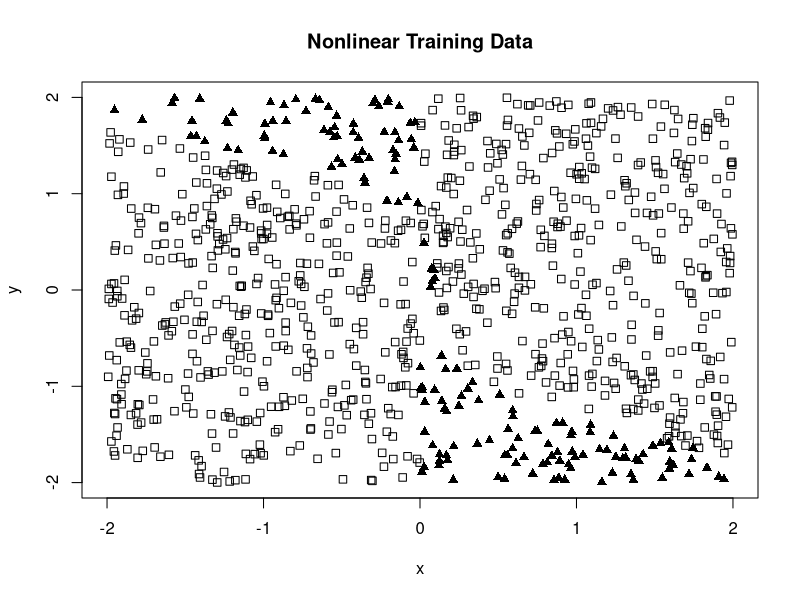
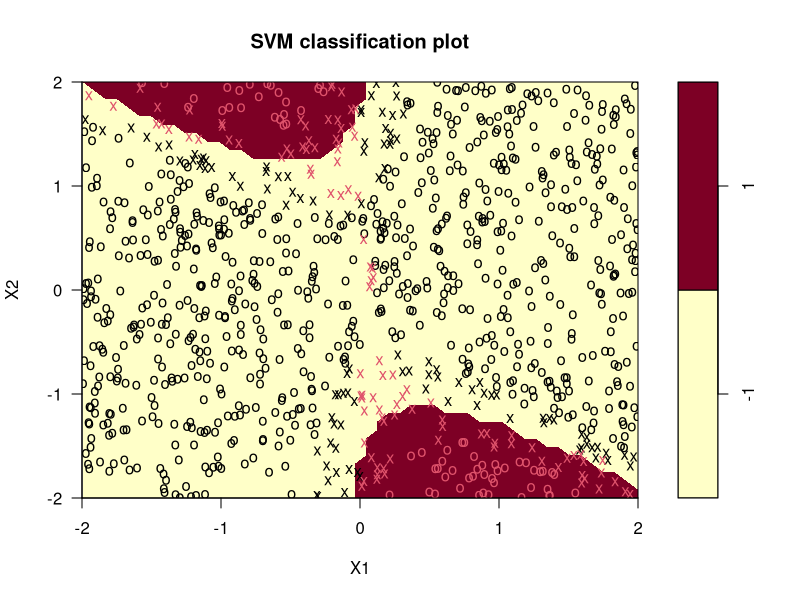

The R script that drew these images, in order:
#This example uses a more complex nonlinear decision boundary
# and introduces C-SVM regularization.


#load the e1071 library
library("e1071")

# This function generates nonlinearly-separable data in two dimensions.
#  a,b,c: the coefficients of x, y, and the bias
#  xmin, xmax: bounds on x values
#  ymin, ymax: bounds on y values
#  npts: number of sample points to generate
sample_nonlinear_data = function(a, b, c, xmin, xmax, ymin, ymax, npts)
{
	#initialize arrays to hold data
	xy = array(0, dim=c(npts, 2))
	cls = array(0, dim=c(npts, 1))
	nGenPnts = 0;
	#create sample data points
	while (nGenPnts < npts) {
		#generate random (x,y) location within bounds
		x = runif(1, min=xmin, max=xmax) #generate uniform random numbers between xmin and xmax
		y = runif(1, min=ymin, max=ymax) #generate uniform random numbers between ymin and ymax
		
		#compute margin of (x,y)
		z = a*x^2 + b*y^3*x + c*cos(y)*sin(x)
		
		#compute class of (x,y)
		xyCls = sign(z)
		
		#save point
		xy[nGenPnts+1, 1] = x
		xy[nGenPnts+1, 2] = y
		cls[nGenPnts+1] = xyCls
		nGenPnts = nGenPnts + 1
	}
	#convert locations and classes into a data frame
	ds = data.frame(xy, cls=as.factor(cls))

	return(ds)
}


# Plot a dataset returned from sample_linear_data
#  ds: the dataset
#  title: the plot title
plot_data = function(ds, title="Dataset")
{
	x = ds[ , 1]
	y = ds[ , 2]
	cls = ds$cls
	
	c1 = cls == levels(cls)[1]
	c2 = cls == levels(cls)[2]
	
	plot(x[c1], y[c1], type="p", pch=0, main=title, xlab="x", ylab="y", ylim=c(-2, 2), xlim=c(-2, 2))
	points(x[c2], y[c2], pch=17)	
}


#compute the zero-one loss, the proportion of mis-classified values
zero_one_loss = function(pred_vals, real_vals)
{
   #convert factors to numeric values
   pred_vals = as.numeric(pred_vals)
   real_vals = as.numeric(real_vals)

   loss = 0	
	#each mis-classification adds one to the sum
	for (i in 1:length(pred_vals)) {
		if (pred_vals[i] != real_vals[i]) {
			loss = loss + 1
		}	
	}
	
	#normalize the loss by the # of predicted values, turning it into a proportion
	result = loss/length(pred_vals)
   return(result)
}


#generate some sample nonlinear data
a = -0.5
b = -0.2
c = 0.05
npts = 1000
trainingData = sample_nonlinear_data(a, b, c, -2, 2, -2, 2, npts)

#visualize the sample data
plot_data(trainingData, "Nonlinear Training Data")

#train a simple linear SVM on the data. Play with different values
# of the regularization parameter "C" and see how predictions do.
# Higher values of C penalize deviations from the training data
# more, which hurts the ability to predict test data. Lower values
# of C have the opposite effect.
svmModel = svm(cls ~ ., data=trainingData, kernel="radial", C=10)
summary(svmModel)

#use the built-in plot.svm function to display decision boundary
#and support vectors
X11() #quartz() on mac, windows() on MS windows - opens a new plot window
plot(svmModel, trainingData, X2 ~ X1, ylim=c(-2, 2), xlim=c(-2, 2))
print(summary(svmModel))

#create 30 test data points for validation
testData = sample_nonlinear_data(a, b, c, -2, 2, -2, 2, 50)

#predict the output of the test data
predClasses = predict(svmModel, testData)

#compute the prediction performance
perf = zero_one_loss(predClasses, testData$cls)

perfStr = sprintf('SVM Performance: %0.1f%% incorrect predictions on test data', perf*100)
print(perfStr)


